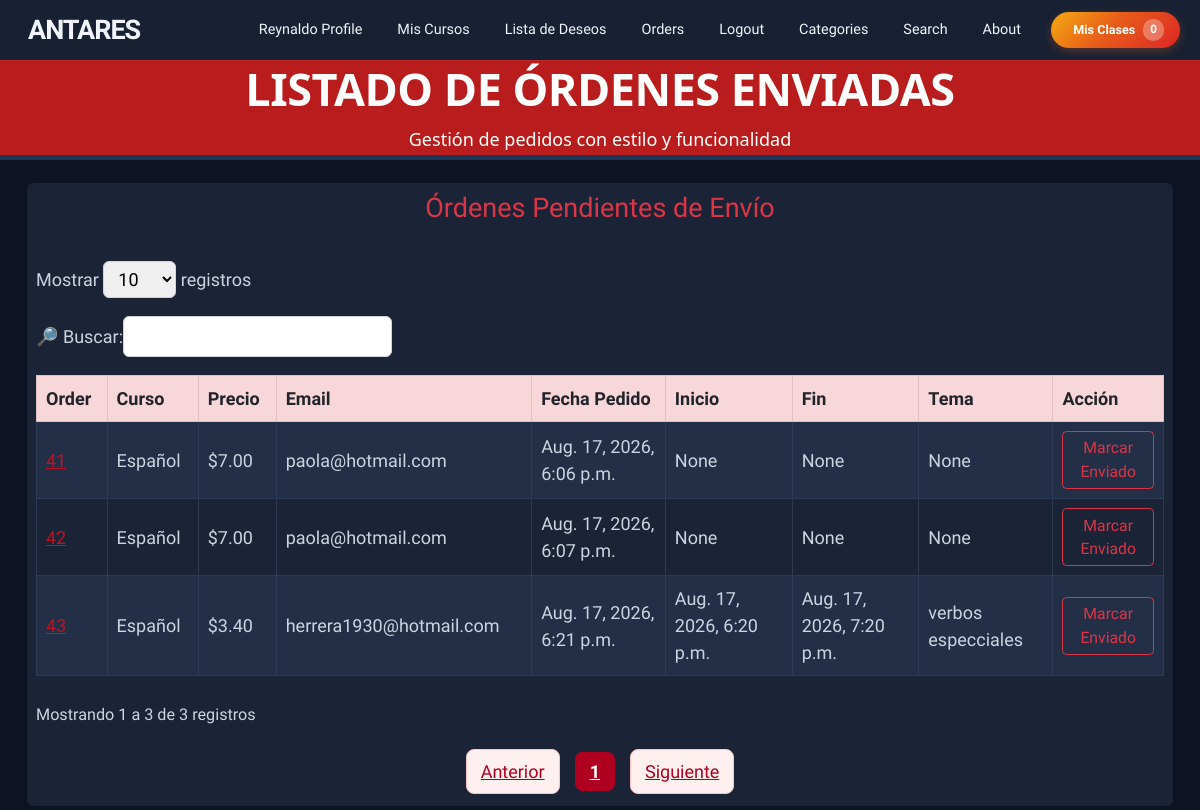
The app's page /payment/no_shipped_dash (signed in) with its own data.
### payment/models.py (models this page shows, shortened)
class Order(models.Model):
    user = models.ForeignKey(User, on_delete=models.CASCADE, null=True, blank=True)
    full_name = models.CharField(max_length=250)
    email = models.EmailField(max_length=250)
    shipping_address = models.TextField(max_length=15000)
    amount_paid = models.DecimalField(max_digits=7, decimal_places=2)
    date_ordered = models.DateTimeField(auto_now_add=True)
    shipped = models.BooleanField(default=False)
    date_shipped = models.DateTimeField(blank=True, null=True)
    invoice = models.CharField(max_length=250, null=True, blank=True)
    paid = models.BooleanField(default=False)
    tiempo_inicio = models.DateTimeField(null=True, blank=True)
    tiempo_fin = models.DateTimeField(null=True, blank=True)
    tema_estudio = models.CharField(max_length=255, null=True, blank=True)

class OrderItem(models.Model):
    order = models.ForeignKey(Order, on_delete=models.CASCADE, null=True)
    product = models.ForeignKey(Product, on_delete=models.CASCADE, null=True)
    user = models.ForeignKey(User, on_delete=models.CASCADE, null=True, blank=True)
    quantity = models.PositiveBigIntegerField(default=1)
    price = models.DecimalField(max_digits=7, decimal_places=2)
    platform_commission = models.DecimalField(max_digits=7, decimal_places=2, default=0, editable=False)
    instructor_earning = models.DecimalField(max_digits=7, decimal_places=2, default=0, editable=False)
    paid_out = models.BooleanField(default=False, verbose_name="Ya liquidado al profesor")
    paid_out_date = models.DateTimeField(null=True, blank=True)

### store/models.py (models this page shows, shortened)
class Product(models.Model):
    name = models.CharField(max_length=100)
    user = models.ForeignKey(User, on_delete=models.CASCADE)
    price = models.DecimalField(default=0, decimal_places=2, max_digits=6)
    category = models.ForeignKey(Category, on_delete=models.CASCADE, default=1)
    description = models.CharField(max_length=250, default='', blank=True, null=True)
    image = models.ImageField(upload_to='uploads/product')
    is_sale = models.BooleanField(default=False)
    sale_price = models.DecimalField(default=0, decimal_places=2, max_digits=6, null=True, blank=True)
    full_access_price = models.DecimalField(
        default=0, decimal_places=2, max_digits=6, null=True, blank=True,
        verbose_name="Precio de acceso a todas las clases de pago",
        help_text="Si lo dejas vacío, se usará el precio normal del curso"
    )
    pay_method = models.CharField(max_length=250, null=True)
    video = models.FileField(upload_to="video", null=True)
    created_day = models.DateTimeField(default=timezone.now)
    learning_points = models.TextField(
        blank=True, default='',
        verbose_name="Lo que aprenderás",
        help_text="Un punto por línea"
    )
    requirements = models.TextField(
        blank=True, default='',
        verbose_name="Requisitos previos",
        help_text="Un requisito por línea"
    )
    target_audience = models.TextField(
        blank=True, default='',
        verbose_name="Dirigido a",
        help_text="Un público por línea"
    )
    language = models.CharField(
        max_length=50, blank=True, default='Español',
        verbose_name="Idioma"
    )
    duration_minutes = models.PositiveIntegerField(
        default=0,
        verbose_name="Duración total (minutos)"
    )
    def __str__(self):
        return self.name

### payment/views.py (the view, shortened to what this page needs)
# urls.py: path('no_shipped_dash', views.not_shipped_dash, name='not_shipped_dash'),
@login_required
def not_shipped_dash(request):
    if not request.user.is_superuser:
       messages.error(request, "No tienes permiso para ver estapágina.")
       return redirect('index')
    orders = Order.objects.filter(shipped=False)
    return render(request, "payment/not_shipped_dash.html", {"orders": orders})

### cart/cart.py (called while the page is built)
    def __len__(self):
        return len(self.cart)

### cart/context_processors.py (called while the page is built)
def cart(request):
    return {'cart': Cart(request)}

### payment/templates/payment/not_shipped_dash.html (shortened to what this page needs)
{% extends 'base.html' %}
{% block content %}
<header>
      <h1>Listado de Órdenes Enviadas</h1>
      <p>Gestión de pedidos con estilo y funcionalidad</p>
</header>
<div class="container-fluid px-4 py-1">
  <div class="bg-white rounded p-2">
    <h4 class="text-center text-danger mb-4">Órdenes Pendientes de Envío</h4>
    <div class="table-responsive">
      <table id="unshippedTable" class="table table-bordered table-striped table-hover align-middle w-100">
        <thead class="table-danger text-dark">
          <tr>
            <th>Order</th>
            <th>Curso</th>
            <th>Precio</th>
            <th>Email</th>
            <th>Fecha Pedido</th>
            <th>Inicio</th>
            <th>Fin</th>
            <th>Tema</th>
            <th>Acción</th>
          </tr>
        </thead>
        <tbody>
          {% for item in orders %}
          <tr>
            <td><a href="{% url 'orders' item.id %}">{{ item.id }}</a></td>
            <td>
              {% for p in item.orderitem_set.all %}
                {{ p.product }}{% if not forloop.last %}, {% endif %}
              {% endfor %}
            </td>
            <td>${{ item.amount_paid }}</td>
            <td>{{ item.email }}</td>
            <td>{{ item.date_ordered }}</td>
            <td>{{ item.tiempo_inicio }}</td>
            <td>{{ item.tiempo_fin }}</td>
            <td>{{ item.tema_estudio }}</td>
            <td>
              <form method="POST">
                <button type="submit" class="btn btn-outline-danger btn-sm">Marcar Enviado</button>
              </form>
            </td>
          </tr>
          {% endfor %}
        </tbody>
      </table>
    </div>
  </div>
</div>
{% endblock %}

### store/templates/navbar.html (shortened to what this page needs)
<nav class="nav-principal" id="navbarPrincipal">
    <div  class="contenedor-nav">
        <a class="nav-logo" href="{% url 'index' %}"> ANTARES</a>
        <div class="nav-colapso" id="navbarSupportedContent">
            <ul class="lista-nav">
                {% if user.is_authenticated %}
                <li class="item-desplegable">
                    <a class="nav-link-custom perfil-usuario" tabindex="0">{{request.user.username}} profile</a>
                </li>
                <li><a class="nav-link-custom {% if request.resolver_match.url_name == 'my_courses' %}activo{% endif %}" href="{% url 'my_courses' %}">Mis Cursos</a></li>
                <li><a class="nav-link-custom {% if request.resolver_match.url_name == 'wishlist' %}activo{% endif %}" href="{% url 'wishlist' %}">Lista de Deseos</a></li>
                {% if user.is_superuser %}
                <li class="item-desplegable">
                    <a class="nav-link-custom" tabindex="0">Orders</a>
                </li>
                {% endif %}
                <li><a class="nav-link-custom" href="{% url 'logout' %}">Logout</a></li>
                {% else %}
                <li><a class="nav-link-custom {% if request.resolver_match.url_name == 'login' %}activo{% endif %}" href="{% url 'login' %}">Login</a></li>
                <li><a class="nav-link-custom {% if request.resolver_match.url_name == 'register' %}activo{% endif %}" href="{% url 'register' %}">Register</a></li>
                {% endif %}
                <li class="item-desplegable">
                    <a class="nav-link-custom {% if request.resolver_match.url_name == 'category' or request.resolver_match.url_name == 'category_summary' %}activo{% endif %}" tabindex="0">Categories</a>
                </li>
                <li><a class="nav-link-custom {% if request.resolver_match.url_name == 'search' %}activo{% endif %}" href="{% url 'search' %}">Search</a></li>
                <li><a class="nav-link-custom {% if request.resolver_match.url_name == 'about' %}activo{% endif %}" href="{% url 'about' %}">About</a></li>
            </ul>
            <form class="form-carrito">
                <a href="{% url 'cart_summary' %}" class="boton-carrito">
                    <i class="icono-carrito">&nbsp;&nbsp;Mis Clases</i>
                    <span class="contador-badge" id="cart_quantity">{{ cart|length }}</span>
                </a>
            </form>
        </div>
    </div>
</nav>

### static/css/variables.css (style rules this page uses)
:root { --rojo: #dc2626; --rojo-hover: #b91c1c; --azul: #1e40af; --azul-claro: #3b82f6; --azul-dark: #1d3557; --amarillo: #f4ac12; --naranja: #e85d19; --gris-oscuro: #1e293b; --gris: #64748b; --gris-claro: #f1f5f9; --blanco: #ffffff; --bg-dark-hero: #0d1322; --gradient-brand: linear-gradient(135deg, var(--amarillo) 0%, var(--naranja) 45%, var(--rojo) 100%); --radius: 12px; --shadow-sm: 0 2px 4px rgba(0,0,0,0.04); --shadow-md: 0 10px 25px -5px rgba(15,23,42,0.12); --shadow-lg: 0 15px 50px rgba(0,0,0,0.12); --page-bg: #0d1322; --surface-bg: #1a2436; --surface-bg-alt: #232f47; --border-soft: #2c3a56; --text-strong: #f1f5f9; --text-body: #cbd5e1; --text-muted-soft: #94a3b8; }
html { font-size: 18px; }
body { font-family: 'Plus Jakarta Sans', sans-serif; background-color: var(--page-bg); color: var(--text-body); }
.card, .bg-white { background-color: var(--surface-bg) !important; color: var(--text-body); border-color: var(--border-soft) !important; }
.table { color: var(--text-body); --bs-table-color: var(--text-body); --bs-table-bg: transparent; --bs-table-border-color: var(--border-soft); --bs-table-striped-color: var(--text-body); --bs-table-striped-bg: var(--surface-bg-alt); --bs-table-hover-color: var(--text-body); --bs-table-hover-bg: var(--surface-bg-alt); }

### static/css/navbar.css (style rules this page uses)
.nav-principal { background-color: rgba(26, 36, 54, 0.88); backdrop-filter: blur(10px); -webkit-backdrop-filter: blur(10px); position: fixed; top: 0; left: 0; width: 100%; z-index: 1000; padding: 0; font-family: 'Plus Jakarta Sans', sans-serif; box-shadow: 0 1px 0 rgba(255,255,255,0.06); height: 60px; transition: box-shadow 0.3s ease, background-color 0.3s ease; }
.contenedor-nav { max-width: 1200px; margin: 0 auto; display: flex; justify-content: space-between; align-items: center; padding: 0 20px; height: 60px; }
.nav-logo { display: flex; align-items: center; gap: 8px; color: var(--text-strong); font-size: 1.5rem; font-weight: bold; text-decoration: none; letter-spacing: -1px; }
.nav-colapso { display: flex; align-items: center; gap: 15px; }
.lista-nav { display: flex; list-style: none; margin: 0; padding: 0; gap: 5px; }
.nav-link-custom { position: relative; color: var(--text-strong); text-decoration: none; padding: 10px 15px; display: block; font-weight: 500; transition: color 0.3s, background-color 0.3s; cursor: pointer; border-radius: 4px; font-size: 0.8rem; }
.nav-link-custom::after { content: ""; position: absolute; left: 15px; right: 15px; bottom: 4px; height: 2px; border-radius: 2px; background: var(--gradient-brand); transform: scaleX(0); transform-origin: left; transition: transform 0.25s ease; }
.perfil-usuario { text-transform: capitalize; }
.item-desplegable { position: relative; }
.boton-carrito { background: var(--gradient-brand); border: none; color: #ffffff; padding: 7px 16px; border-radius: 50px; text-decoration: none; font-weight: bold; font-size: 0.7rem; display: flex; align-items: center; box-shadow: 0 3px 10px rgba(232, 93, 25, 0.3); transition: all 0.3s ease; }
.icono-carrito { font-style: normal; }
.contador-badge { background: rgba(255, 255, 255, 0.3); color: white; padding: 2px 7px; border-radius: 10px; margin-left: 8px; font-size: 0.65rem; }

### payment/templates/payment/not_shipped_dash.html (style rules this page uses)
:root { --color-dominante: #ffffff; --color-primario: #b91c1c; --color-secundario: #1d3557; --gris-borde: #e2e8f0; --texto-negro: #000000; }
header { background: var(--color-primario) !important; display: flex; flex-direction: column; justify-content: center; align-items: center; border-bottom: 5px solid var(--color-secundario); margin-bottom: 1rem; height: 100px !important; font-family: 'Segoe UI', system-ui, sans-serif; padding: 1rem 0 !important; }
header h1 { color: white !important; font-weight: bold !important; text-transform: uppercase; margin-top: 1rem; font-family: 'Segoe UI', system-ui, sans-serif; letter-spacing: -0.5px; }
header p { color: white !important; margin-top: 1px; }
a { color: #c1121f; font-weight: 500; }

### records on screen
Order: id "41", amount_paid "7.00", email "paola@hotmail.com", date_ordered "Aug. 17, 2026, 6:06 p.m.", tiempo_inicio "None", tiempo_fin "None", tema_estudio "None"
OrderItem: product "Español"
Order: id "42", amount_paid "7.00", email "paola@hotmail.com", date_ordered "Aug. 17, 2026, 6:07 p.m.", tiempo_inicio "None", tiempo_fin "None", tema_estudio "None"
OrderItem: product "Español"
Order: id "43", amount_paid "3.40", email "herrera1930@hotmail.com", date_ordered "Aug. 17, 2026, 6:21 p.m.", tiempo_inicio "Aug. 17, 2026, 6:20 p.m.", tiempo_fin "Aug. 17, 2026, 7:20 p.m.", tema_estudio "verbos especciales"
OrderItem: product "Español"

### other values on screen
{{ request.user.username }} "Reynaldo"
{{ cart|length }} "0"
